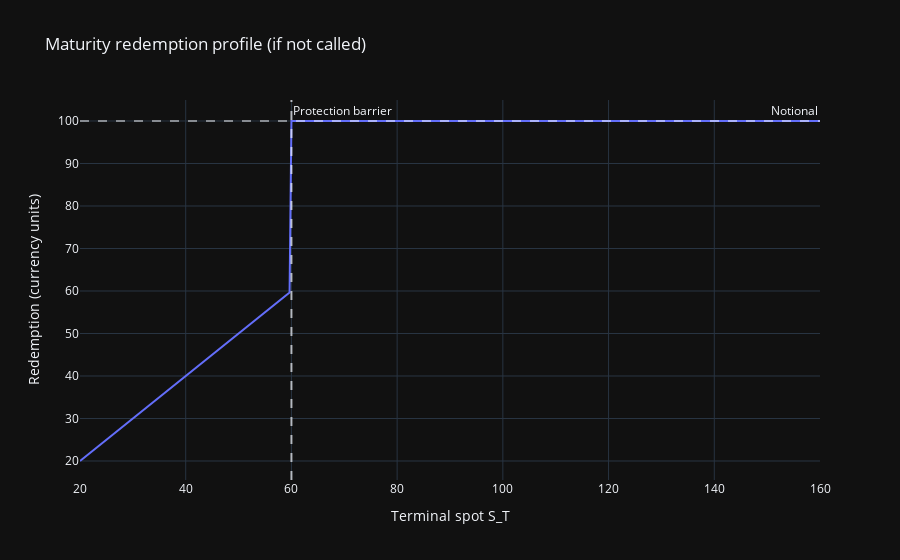

Notebook cell for this chart:
### Markdown cell above
---  
## 1) Product definition — Phoenix Autocall

### 1.1 Payoff rules (typical Phoenix)
Observation dates: \(0 < t_1 < \cdots < t_m = T\).

- **Coupon barrier** \(B_{\text{cpn}}\): if \(S_{t_k} \ge B_{\text{cpn}} S_0\), pay coupon \(cN\).
- **Memory (optional)**: missed coupons accumulate; when barrier is met later, pay \((\text{missed}+1)cN\).
- **Autocall barrier** \(B_{\text{call}}\): if \(S_{t_k} \ge B_{\text{call}} S_0\), redeem early: pay notional \(N\) (and typically the coupon).
- **Protection barrier** \(B_{\text{prot}}\) at maturity:
  \[
  \text{Redemption} =
  \begin{cases}
  N, & S_T \ge B_{\text{prot}} S_0,\\
  N\cdot S_T/S_0, & S_T < B_{\text{prot}} S_0.
  \end{cases}
  \]

We price in a risk-neutral setting (discount at \(r\)).

### 1.2 Quick payoff intuition plot (maturity redemption only)
This plot shows the **capital mechanism** at maturity (if not called).

### Code cell
@dataclass
class PhoenixAutocallSpec:
    notional: float = 100.0
    maturity: float = 1.0
    obs_per_year: int = 12
    coupon: float = 0.012
    B_coupon: float = 0.70
    B_call: float = 1.00
    B_prot: float = 0.60
    memory: bool = True
    include_coupon_at_call: bool = True


def plot_maturity_redemption(S0: float, spec: PhoenixAutocallSpec):
    x = np.linspace(0.2*S0, 1.6*S0, 400)
    y = np.where(x >= spec.B_prot*S0, spec.notional, spec.notional*(x/S0))
    fig = go.Figure()
    fig.add_trace(go.Scatter(x=x, y=y, mode="lines", name="Redemption at T"))
    fig.add_hline(y=spec.notional, line_dash="dash", annotation_text="Notional", opacity=0.5)
    fig.add_vline(x=spec.B_prot*S0, line_dash="dash", annotation_text="Protection barrier", opacity=0.7)
    fig.update_layout(
        template="plotly_dark",
        title="Maturity redemption profile (if not called)",
        xaxis_title="Terminal spot S_T",
        yaxis_title="Redemption (currency units)"
    )
    return fig


S0_demo = 100.0
spec_demo = PhoenixAutocallSpec()
fig = plot_maturity_redemption(S0_demo, spec_demo)
fig.show()
fig.write_html(ASSETS_DIR / "p11_ultimate_maturity_redemption.html")

### Figure 1 — Plotly figure (JSON) as saved in the notebook; plotly's stock layout.template omitted (floating-point values rounded to 4 significant figures; data arrays with more than 128 entries replaced by an {"elided": "..."} marker saying what was removed)
{"data": [{"mode": "lines", "name": "Redemption at T", "type": "scatter", "x": {"elided": "400 float values"}, "y": {"elided": "400 float values"}}], "layout": {"annotations": [{"showarrow": false, "text": "Notional", "x": 1, "xanchor": "right", "xref": "x domain", "y": 100, "yanchor": "bottom", "yref": "y"}, {"showarrow": false, "text": "Protection barrier", "x": 60, "xanchor": "left", "xref": "x", "y": 1, "yanchor": "top", "yref": "y domain"}], "shapes": [{"line": {"dash": "dash"}, "opacity": 0.5, "type": "line", "x0": 0, "x1": 1, "xref": "x domain", "y0": 100, "y1": 100, "yref": "y"}, {"line": {"dash": "dash"}, "opacity": 0.7, "type": "line", "x0": 60, "x1": 60, "xref": "x", "y0": 0, "y1": 1, "yref": "y domain"}], "title": {"text": "Maturity redemption profile (if not called)"}, "xaxis": {"title": {"text": "Terminal spot S_T"}}, "yaxis": {"title": {"text": "Redemption (currency units)"}}}}
